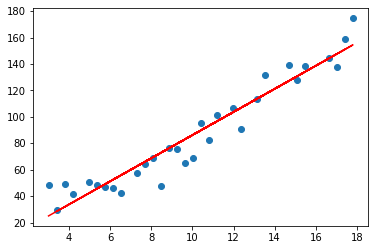

The Python source for this figure:

#################################################
# -*- coding: utf-8 -*-
"""
Created on Mon Sep  6 23:02:54 2021

@author: Lenovo
"""

import numpy as np
import pandas as pd
from sklearn.model_selection import train_test_split
from   scipy.optimize import minimize
import matplotlib
import matplotlib.pyplot as plt


class Data():
    
    def __init__(self):
        return
    
    def read(self,file):
        df = pd.read_json(file)
        return df
    
    def age18(self,df):
        df = df[df['x']<18]
        return df
    

    
    def splitdata(self,df):
        x_train, x_test, y_train, y_test = train_test_split(df['x'], df['y'], test_size=0.2, random_state=0)
        return x_train, x_test, y_train, y_test  
    
    def vis(self,x,y1,y2):
        plt.scatter(x,y1)
        plt.plot(x,y2,color = 'red')
        plt.show()
    ## normalize
    def norm(self,x_train,y_train):
        x_mean = np.mean(x_train)
        y_mean = np.mean(y_train)
        x_norm = list(i for i in range(len(x_train)))
        y_norm = list(i for i in range(len(y_train)))
        for i in range(len(x_train)):
            x_norm[i] = (x_train[i]-x_mean)/np.std(x_train)
        for i in range(len(y_train)):
            y_norm[i] = (y_train[i]-y_mean)/np.std(y_train)
        return x_norm , y_norm
    
    
    def linear(self,lst):
        m = lst[0]
        b = lst[1]
        res1 = 0
        for i in range(len(x_train)):
            res1 += (y_norm[i]-(m*x_norm[i]+b))**2
        return res1
        
    ## predict and unnormalize
    def pred(self,x_norm,y_train):
        y_pred = list(i for i in range(len(x_norm)))
        for i in range(len(x_norm)):
            y_pred[i] = (popt1[0]*x_norm[i] + popt1[1])*np.std(y_train)+np.mean(y_train)
        return y_pred
    
    
regression=Data()

## read in the data
df = regression.read('weight.json')

df = regression.age18(df)
## split the data
x_train, x_test, y_train, y_test  = regression.splitdata(df)


x_train = x_train.reset_index(drop = True)
y_train = y_train.reset_index(drop = True)




## normalize
x_norm , y_norm  =  regression.norm(x_train, y_train)



## get the para
lst = [0,0]
res = minimize(regression.linear,lst,method='Nelder-Mead', tol=1e-5)
popt1 = res.x


y_pred = regression.pred(x_norm,y_train)
    
##vis

regression.vis(x_train,y_train,y_pred)
